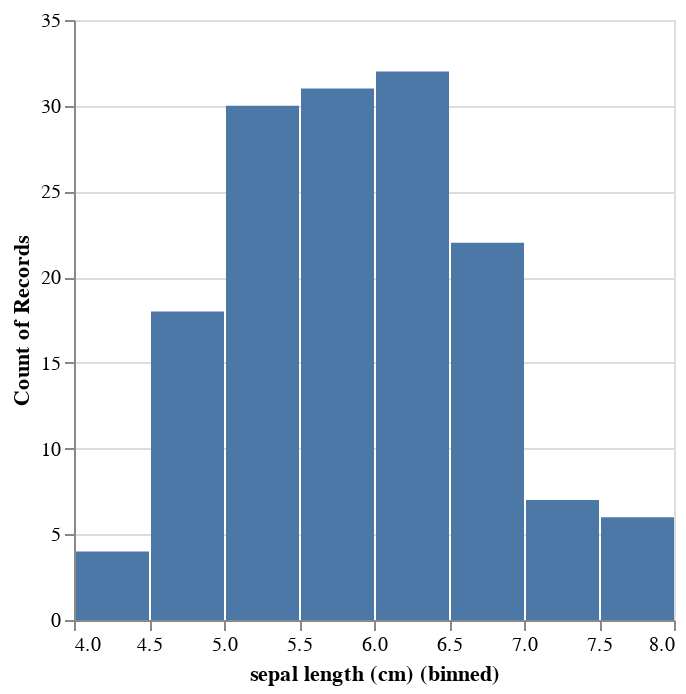

Write notebook code for a chart like this one.
### Code cell
barchart = alt.Chart(pd.DataFrame(df_iris_uni)).mark_bar().encode(
    alt.X("sepal length (cm):Q", bin=alt.Bin(maxbins=10)),
    alt.Y("count():Q", stack=None)
)
barchart

### Figure 1 — Vega-Lite specification as saved in the notebook (floating-point values rounded to 4 significant figures; data arrays with more than 128 entries replaced by an {"elided": "..."} marker saying what was removed)
{"config": {"view": {"continuousWidth": 300, "continuousHeight": 300}}, "data": {"name": "data-8175cc79a1362feab8571ca4490ea16b"}, "mark": {"type": "bar"}, "encoding": {"x": {"bin": {"maxbins": 10}, "field": "sepal length (cm)", "type": "quantitative"}, "y": {"aggregate": "count", "stack": null, "type": "quantitative"}}, "$schema": "https://vega.github.io/schema/vega-lite/v5.20.1.json", "datasets": {"data-8175cc79a1362feab8571ca4490ea16b": {"elided": "150 records"}}}
